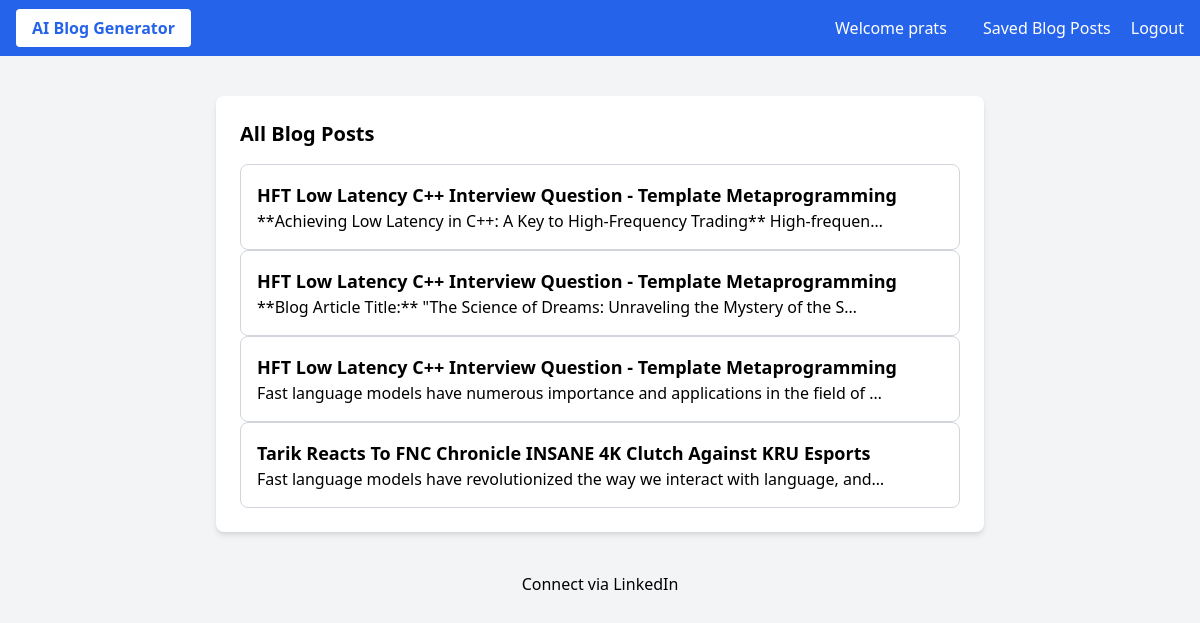
The page /blog-list (signed in) on the database its author committed.
### blog_generator/models.py (models this page shows, shortened)
class BlogPost(models.Model):
    user = models.ForeignKey(User, on_delete=models.CASCADE)
    youtube_title = models.CharField(max_length=300)
    youtube_link = models.URLField()
    generated_content = models.TextField()
    created_at = models.DateTimeField(auto_now_add=True)

### blog_generator/views.py (the view)
# urls.py: path('blog-list', views.blog_list, name='blog-list'),
def blog_list(request):
    blog_articles = BlogPost.objects.filter(user=request.user)
    return render(request, "all-blogs.html", {'blog_articles': blog_articles})

### templates/all-blogs.html (shortened to what this page needs)
<!DOCTYPE html>
<html lang="en">
<head>
    <link href="https://cdn.jsdelivr.net/npm/tailwindcss@2.2.19/dist/tailwind.min.css" rel="stylesheet">
</head>
<body class="bg-gray-100 font-sans antialiased">
    <nav class="bg-blue-600 p-4 text-white flex justify-between items-center">
        <div>
            <a href="/" class="bg-white text-blue-600 font-bold py-2 px-4 rounded hover:bg-blue-500 hover:text-white">
                AI Blog Generator
            </a>
        </div>
        <div>
            <a href="#" class="text-white hover:underline mx-4">Welcome {{ user.username }}</a>
            <a href="/blog-list" class="text-white hover:underline mx-4">Saved Blog Posts</a>
            <a href="#" class="text-white hover:underline">Logout</a>
        </div>
    </nav>
    <div class="container mx-auto mt-10 px-4 sm:px-0">
        <div class="max-w-3xl mx-auto bg-white p-6 rounded-lg shadow-md">
            <section>
                <h2 class="text-xl mb-4 font-semibold">All Blog Posts</h2>
                <div class="space-y-4">
                    {% for article in blog_articles reversed %}
                    <a href="blog-details/{{article.id}}">
                        <div class="border border-gray-300 p-4 rounded-lg">
                            <h3 class="text-lg font-semibold">{{article.youtube_title}}</h3>
                            <p>{{article.generated_content|truncatechars:80}}</p>
                        </div>
                    </a>
                    {% endfor %}
                </div>
            </section>
        </div>
    </div>
    <footer class="text-center p-4 text-black mt-6">
        Connect via <a href="https://www.linkedin.com/in/pratyakshs10/">LinkedIn</a>
    </footer>
</body>
</html>

### rows shown on the page
BlogPost: youtube_title "HFT Low Latency C++ Interview Question - Template Metaprogramming", generated_content "**Achieving Low Latency in C++: A Key to High-Frequency Trading** High-frequen…"
BlogPost: youtube_title "HFT Low Latency C++ Interview Question - Template Metaprogramming", generated_content "**Blog Article Title:** \"The Science of Dreams: Unraveling the Mystery of the S…"
BlogPost: youtube_title "HFT Low Latency C++ Interview Question - Template Metaprogramming", generated_content "Fast language models have numerous importance and applications in the field of …"
BlogPost: youtube_title "Tarik Reacts To FNC Chronicle INSANE 4K Clutch Against KRU Esports", generated_content "Fast language models have revolutionized the way we interact with language, and…"

### other values the page prints
{{ user.username }} "prats"
